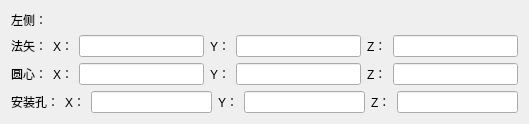
   <widget class="QWidget" name="layoutWidget_4">
    <property name="geometry">
     <rect>
      <x>1290</x>
      <y>200</y>
      <width>529</width>
      <height>98</height>
     </rect>
    </property>
    <layout class="QVBoxLayout" name="verticalLayout_3">
     <item>
      <widget class="QLabel" name="label_20">
       <property name="text">
        <string>左侧：</string>
       </property>
      </widget>
     </item>
     <item>
      <layout class="QHBoxLayout" name="horizontalLayout_6">
       <item>
        <widget class="QLabel" name="label_21">
         <property name="text">
          <string>法矢：</string>
         </property>
        </widget>
       </item>
       <item>
        <widget class="QLabel" name="label_22">
         <property name="text">
          <string>X：</string>
         </property>
        </widget>
       </item>
       <item>
        <widget class="QLineEdit" name="G1_normal_x_Edit"/>
       </item>
       <item>
        <widget class="QLabel" name="label_23">
         <property name="text">
          <string>Y：</string>
         </property>
        </widget>
       </item>
       <item>
        <widget class="QLineEdit" name="G1_normal_y_Edit"/>
       </item>
       <item>
        <widget class="QLabel" name="label_32">
         <property name="text">
          <string>Z：</string>
         </property>
        </widget>
       </item>
       <item>
        <widget class="QLineEdit" name="G1_normal_z_Edit"/>
       </item>
      </layout>
     </item>
     <item>
      <layout class="QHBoxLayout" name="horizontalLayout_7">
       <item>
        <widget class="QLabel" name="label_33">
         <property name="text">
          <string>圆心：</string>
         </property>
        </widget>
       </item>
       <item>
        <widget class="QLabel" name="label_34">
         <property name="text">
          <string>X：</string>
         </property>
        </widget>
       </item>
       <item>
        <widget class="QLineEdit" name="G1_center_x_Edit"/>
       </item>
       <item>
        <widget class="QLabel" name="label_35">
         <property name="text">
          <string>Y：</string>
         </property>
        </widget>
       </item>
       <item>
        <widget class="QLineEdit" name="G1_center_y_Edit"/>
       </item>
       <item>
        <widget class="QLabel" name="label_36">
         <property name="text">
          <string>Z：</string>
         </property>
        </widget>
       </item>
       <item>
        <widget class="QLineEdit" name="G1_center_z_Edit"/>
       </item>
      </layout>
     </item>
     <item>
      <layout class="QHBoxLayout" name="horizontalLayout_10">
       <item>
        <widget class="QLabel" name="label_37">
         <property name="text">
          <string>安装孔：</string>
         </property>
        </widget>
       </item>
       <item>
        <widget class="QLabel" name="label_38">
         <property name="text">
          <string>X：</string>
         </property>
        </widget>
       </item>
       <item>
        <widget class="QLineEdit" name="G1_holeCenter_x_Edit"/>
       </item>
       <item>
        <widget class="QLabel" name="label_39">
         <property name="text">
          <string>Y：</string>
         </property>
        </widget>
       </item>
       <item>
        <widget class="QLineEdit" name="G1_holeCenter_y_Edit"/>
       </item>
       <item>
        <widget class="QLabel" name="label_40">
         <property name="text">
          <string>Z：</string>
         </property>
        </widget>
       </item>
       <item>
        <widget class="QLineEdit" name="G1_holeCenter_z_Edit"/>
       </item>
      </layout>
     </item>
    </layout>
   </widget>
